Frame 1 (no input): blank canvas, image omitted
Frame 60 (the mouse pressed at the canvas centre just before this capture): blank canvas, image omitted
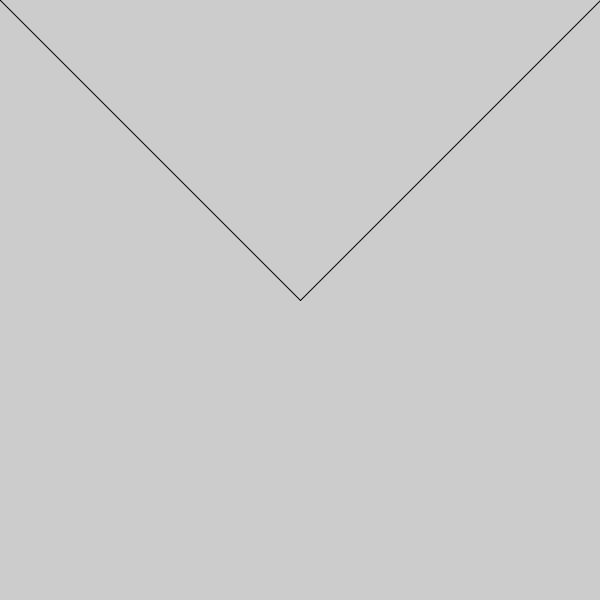
Frame 120 (the mouse held since frame 60 and released just before this capture)

The Processing sketch whose frames 1 and 60 were blank and that drew this single picture after the mouse press (run headless with seeded random() and noise(); from frame 60 on, the mouse is pressed at the canvas centre):

// Processing sketch: processing_186707
// ── processing_186707.pde

void setup(){

size( 600, 600);
}
 void draw(){
    line( mouseX, mouseY, pmouseX,pmouseY);
  line( width-mouseX, mouseY, width-pmouseX,pmouseY);
  
}
